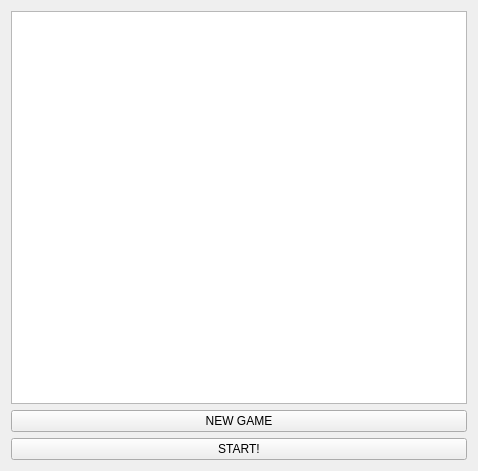
<?xml version="1.0" encoding="UTF-8"?>
<ui version="4.0">
 <class>Widget</class>
 <widget class="QWidget" name="Widget">
  <property name="geometry">
   <rect>
    <x>0</x>
    <y>0</y>
    <width>478</width>
    <height>471</height>
   </rect>
  </property>
  <property name="windowTitle">
   <string>Widget</string>
  </property>
  <layout class="QGridLayout" name="gridLayout">
   <item row="2" column="0">
    <widget class="QPushButton" name="pushButton_2">
     <property name="text">
      <string>START!</string>
     </property>
    </widget>
   </item>
   <item row="1" column="0">
    <widget class="QPushButton" name="pushButton">
     <property name="text">
      <string>NEW GAME</string>
     </property>
    </widget>
   </item>
   <item row="0" column="0">
    <widget class="QGraphicsView" name="graphicsView"/>
   </item>
  </layout>
 </widget>
 <layoutdefault spacing="6" margin="11"/>
 <resources/>
 <connections/>
</ui>
